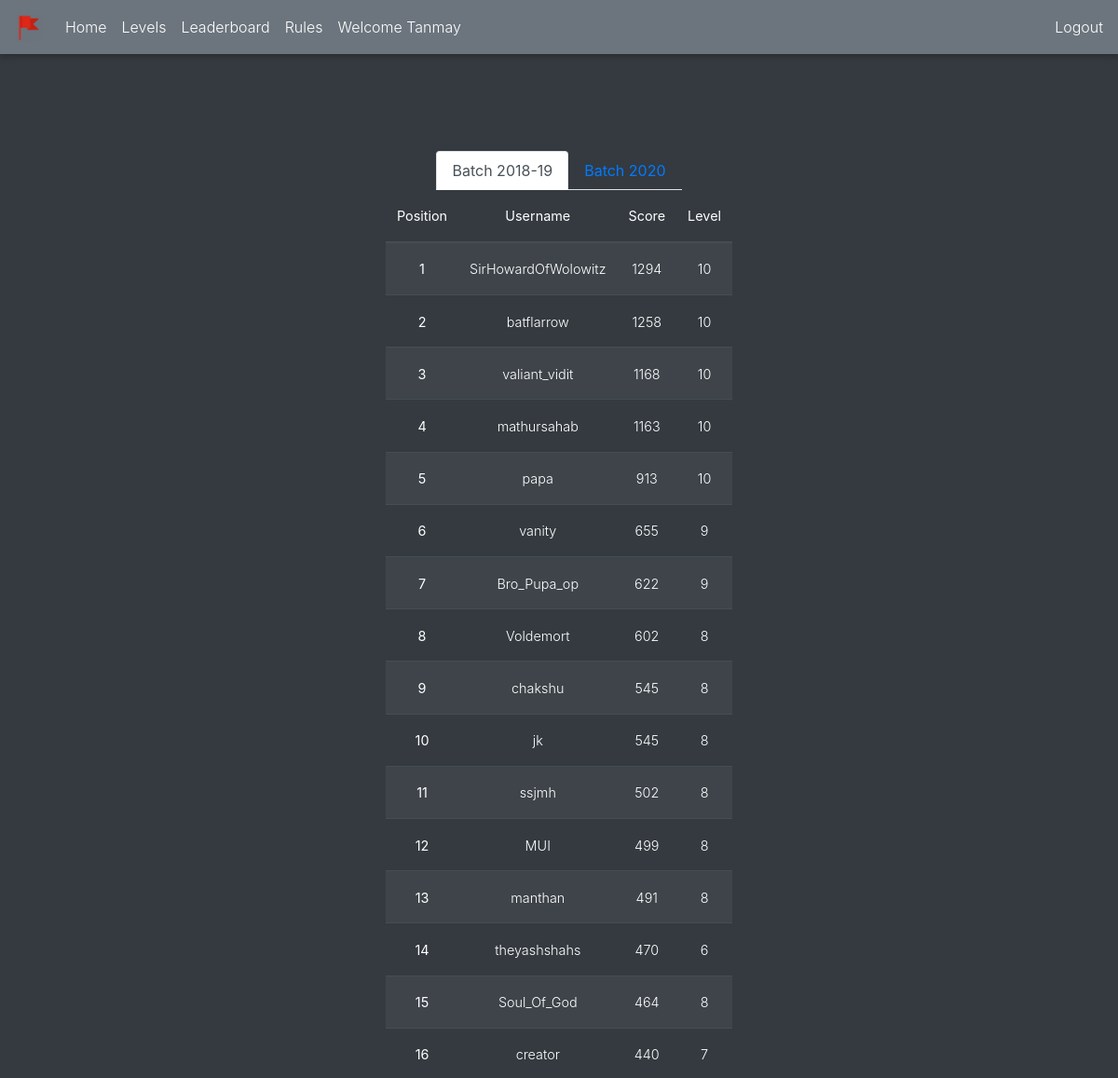
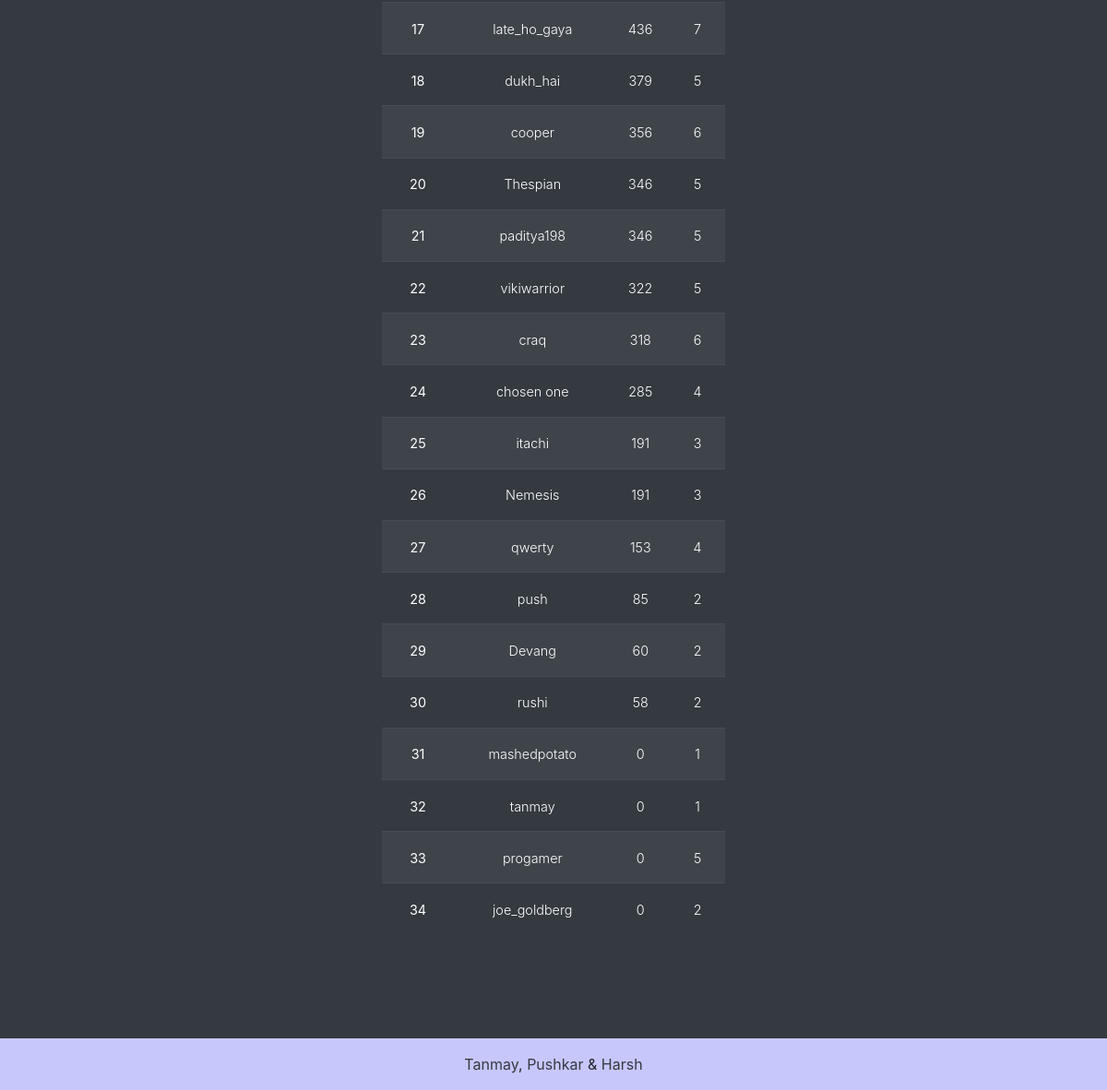
Page /board (signed in) on the committed database (2 pictures, top to bottom).
### api/models.py (models this page shows, shortened)
class Student(models.Model):
    user = models.OneToOneField(User, on_delete=models.CASCADE)
    roll_number = models.IntegerField(unique=True)
    code = models.CharField(max_length=100, null = True, blank=True)
    time_stamp = models.DateTimeField(auto_now_add=True, null=True, blank=True)
    position=models.IntegerField(null=True, blank=True, default=-1)
    score = models.IntegerField(default=0)
    current_level = models.ForeignKey(Level, on_delete=models.CASCADE)
    finish = models.IntegerField(default=0)
    first_year = models.BooleanField(default=False)
    attempts = models.IntegerField(default=0)
    attempt_time_stamp = models.DateTimeField(null=True, blank=True)
    banned = models.IntegerField(default=1)

class Level(models.Model):
    level_id = models.CharField(max_length = 200, primary_key=True)
    level_number = models.IntegerField(unique=True)
    answer = models.CharField(max_length=256, blank=True, null=True)
    question = models.TextField(blank=True, null=True)
    link = models.URLField(blank=True, null=True)
    score = models.IntegerField()
    timestamp = models.DateTimeField(auto_now_add=True)
    decay = models.FloatField(null=True, default=0.05)

### api/views.py (the view)
# urls.py: path('board', LeaderboardView.as_view(), name="board"),
class LeaderboardView(TemplateView):
    template_name="api/leaderboard.html"
    def get_context_data(self, **kwargs):
        context = super(LeaderboardView, self).get_context_data(**kwargs)
        seniors = list(Student.objects.filter(first_year=False).order_by('-score', 'time_stamp'))
        juniors = list(Student.objects.filter(first_year=True).order_by('-score', 'time_stamp'))
        for i in range(len(seniors)):
            seniors[i].position=i+1
        for i in range(len(juniors)):
            juniors[i].position=i+1
        context['seniors']=seniors
        context['juniors']=juniors
        return context

### api/templates/api/leaderboard.html (shortened to what this page needs)
{% extends "api/base.html" %}
{% load static %}
{% block main %}
    <header class="masthead bg-dark text-white text-center" style="width:100%; min-height:82vh">
        <div class="container d-flex align-items-center flex-column">
            <ul class="nav nav-tabs" role="tablist" id="member-list">
                <li class="nav-item">
                    <a class="nav-link active" data-toggle="tab" href="#seniors" role="tab">Batch 2018-19</a>
                </li>
                <li class="nav-item">
                    <a class="nav-link" data-toggle="tab" href="#juniors" role="tab">Batch 2020</a>
                </li>
            </ul>
            <div class="tab-content">
                <div class="tab-pane active" id="seniors" role="tabpanel">
                    <table class="table table-striped table-dark">
                      <thead>
                        <tr>
                          <th scope="col">Position</th>
                          <th scope="col">Username</th>
                          <th scope="col">Score</th>
                          <th scope="col">Level</th>
                        </tr>
                      </thead>
                      <tbody>
                          {% for student in seniors %}
                          {% if student.position != -1 %}
                          <tr>
                            <th scope="row">{{student.position}}</th>
                            <td>{{student.user.username}}</td>
                            <td>{{student.score}}</td>
                            <td>{{student.current_level.level_number}}</td>
                          </tr>
                          {% endif %}
                          {% endfor %}
                      </tbody>
                    </table>
                </div>
            </div>
        </div>
    </header>
{% endblock %}

### api/templates/api/base.html (shortened to what this page needs)
{% load static %}
<!DOCTYPE html>
<html lang="en">
    <head>
        <link href={% static "css/styles.css" %} rel="stylesheet" />
        <link rel="stylesheet" href="https://use.fontawesome.com/releases/v5.11.2/css/all.css">
        <link rel="stylesheet" href={% static "css/mdb.min.css" %}>
        <link rel="stylesheet" href={% static "css/master.css" %}>
        <link rel="stylesheet" href="https://stackpath.bootstrapcdn.com/bootstrap/4.4.1/css/bootstrap.min.css">
    </head>
    <body id="page-top">
        <nav class="navbar navbar-expand-lg  navbar-dark text-white bg-secondary">
            <a class="navbar-brand" href="#">
              <img
                src={% static "images/logo.png" %}
                height="30"
                alt=""
                loading="lazy"
              />
            </a>
            <div class="collapse navbar-collapse fixed top" id="navbarSupportedContent">
                <ul class="navbar-nav mr-auto">
                    <li class="nav-item" >
                        <a class="nav-link" href={% url 'home' %}>Home</a>
                    </li>
                    <li class="nav-item">
                        <a class="nav-link " href={% url 'level' %}>Levels</a>
                    </li>
                    <li class="nav-item">
                        <a class="nav-link " href={% url 'board' %}>Leaderboard</a>
                    </li>
                    <li class="nav-item">
                        <a class="nav-link " href={% url 'rules' %}>Rules</a>
                    </li>
                    {% if request.user.is_authenticated %}
                    <li class="nav-item">
                        <a class="nav-link" href="#" onclick="return false;">Welcome {{request.user.first_name}}</a>
                    </li>
                    {% endif %}
                </ul>
                {% if request.user.is_authenticated %}
                    <span class="navbar-text dark"><a href="{% url 'logout' %}?next=/">Logout</a></span>
                {% else %}
                    <span class="navbar-text dark"><a href="{% url 'login' %}">Login</a></span>
                {% endif %}
            </div>
        </nav>
        <main>
            {% block main %}
            {% endblock %}
        </main>
        <footer class="bg-light text-center text-lg-start">
          <div class="text-center p-3" style="background-color: rgba(0, 0, 255, 0.2)">
            <a class="text-dark" href="https://makingcomputerssmart.com/" target="_blank">Tanmay</a>, <a class="text-dark" href="https://www.linkedin.com/in/thepushkarp/" target="_blank">Pushkar</a> & <a class="text-dark" target="_blank" href="https://www.linkedin.com/in/harsh-kakani-3127a916a/">Harsh</a>
          </div>
        </footer>
</html>

### static/css/master.css (style rules this page uses)
body { background-color:#e9ecef; overflow-y: scroll; overflow-x: hidden; }

### rows in the picture
Student: position "1", user.username "SirHowardOfWolowitz", score "1294", current_level.level_number "10"
Student: position "2", user.username "batflarrow", score "1258", current_level.level_number "10"
Student: position "3", user.username "valiant_vidit", score "1168", current_level.level_number "10"
Student: position "4", user.username "mathursahab", score "1163", current_level.level_number "10"
Student: position "5", user.username "papa", score "913", current_level.level_number "10"
Student: position "6", user.username "vanity", score "655", current_level.level_number "9"
Student: position "7", user.username "Bro_Pupa_op", score "622", current_level.level_number "9"
Student: position "8", user.username "Voldemort", score "602", current_level.level_number "8"
Student: position "9", user.username "chakshu", score "545", current_level.level_number "8"
Student: position "10", user.username "jk", score "545", current_level.level_number "8"
Student: position "11", user.username "ssjmh", score "502", current_level.level_number "8"
Student: position "12", user.username "MUI", score "499", current_level.level_number "8"
Student: position "13", user.username "manthan", score "491", current_level.level_number "8"
Student: position "14", user.username "theyashshahs", score "470", current_level.level_number "6"
Student: position "15", user.username "Soul_Of_God", score "464", current_level.level_number "8"
Student: position "16", user.username "creator", score "440", current_level.level_number "7"
Student: position "17", user.username "late_ho_gaya", score "436", current_level.level_number "7"
Student: position "18", user.username "dukh_hai", score "379", current_level.level_number "5"
Student: position "19", user.username "cooper", score "356", current_level.level_number "6"
Student: position "20", user.username "Thespian", score "346", current_level.level_number "5"
Student: position "21", user.username "paditya198", score "346", current_level.level_number "5"
Student: position "22", user.username "vikiwarrior", score "322", current_level.level_number "5"
Student: position "23", user.username "craq", score "318", current_level.level_number "6"
Student: position "24", user.username "chosen one", score "285", current_level.level_number "4"
Student: position "25", user.username "itachi", score "191", current_level.level_number "3"
Student: position "26", user.username "Nemesis", score "191", current_level.level_number "3"
Student: position "27", user.username "qwerty", score "153", current_level.level_number "4"
Student: position "28", user.username "push", score "85", current_level.level_number "2"
Student: position "29", user.username "Devang", score "60", current_level.level_number "2"
Student: position "30", user.username "rushi", score "58", current_level.level_number "2"
Student: position "31", user.username "mashedpotato", score "0", current_level.level_number "1"
Student: position "32", user.username "tanmay", score "0", current_level.level_number "1"
Student: position "33", user.username "progamer", score "0", current_level.level_number "5"
Student: position "34", user.username "joe_goldberg", score "0", current_level.level_number "2"

### other values in the picture
{{ request.user.first_name }} "Tanmay"
